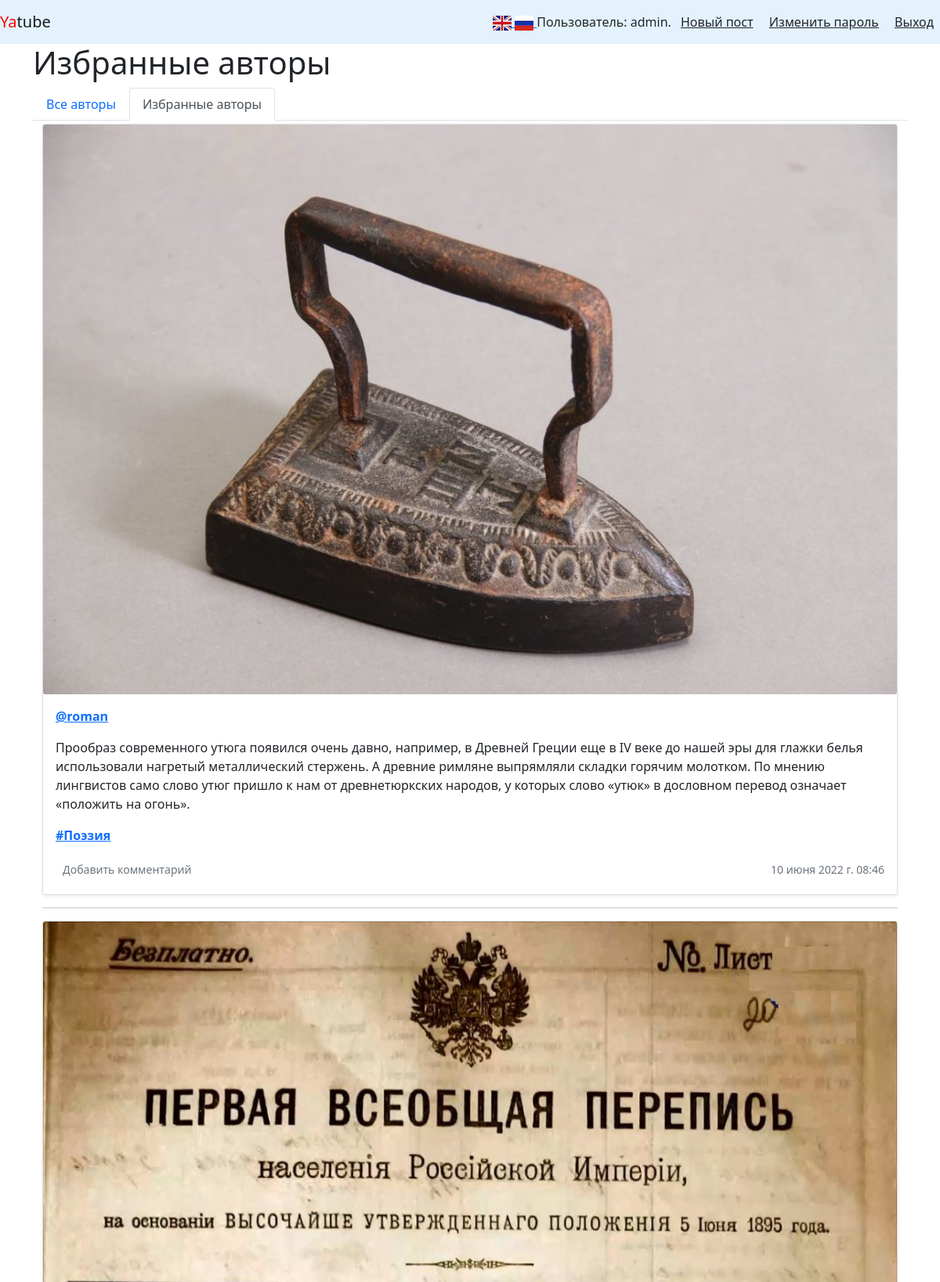
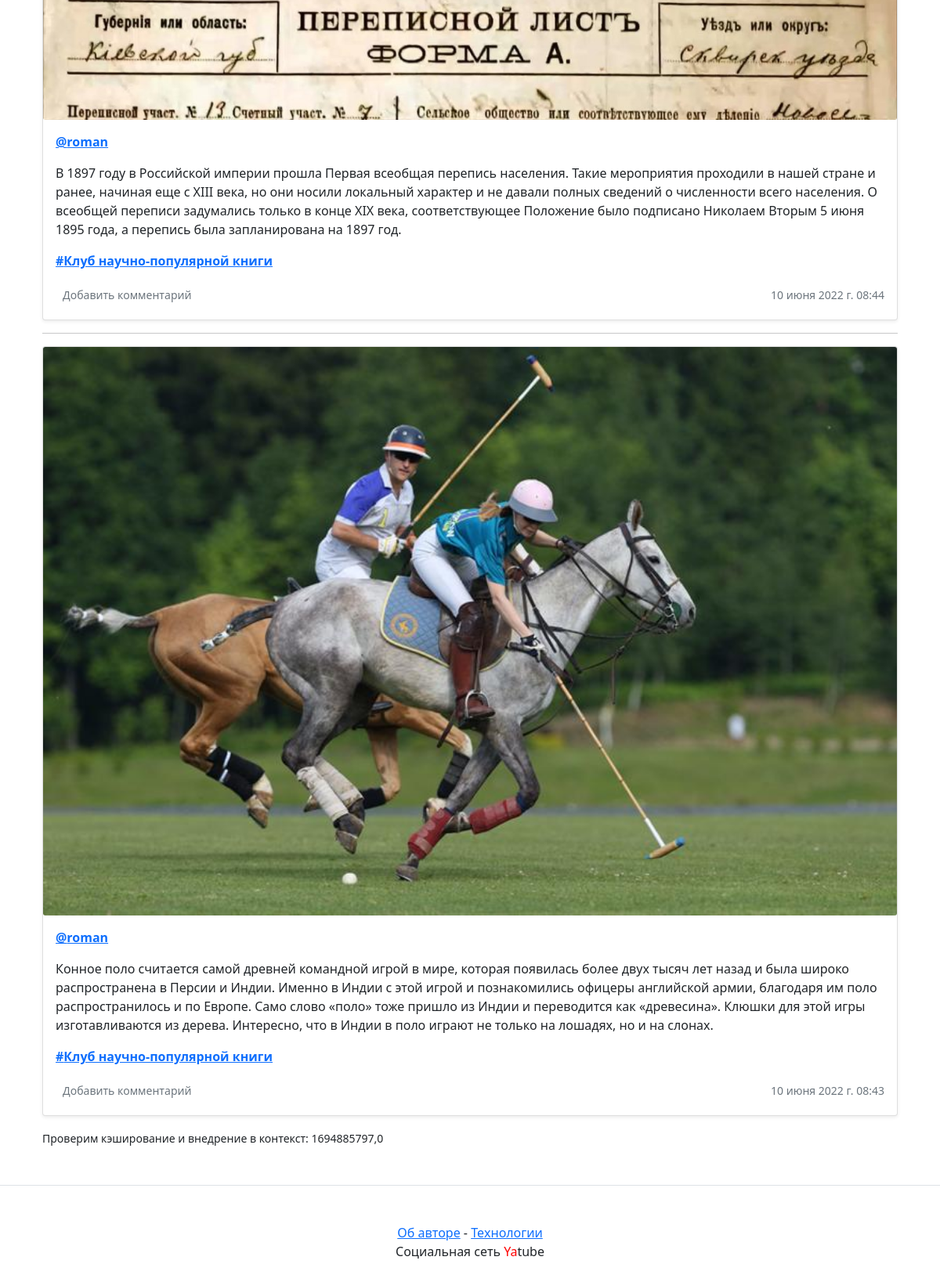
/ru/follow/ (signed in), run on the app's committed database (2 pictures, top to bottom).
### posts/models.py (models this page shows, shortened)
class Post(models.Model):
    text = models.TextField(verbose_name=_('Post text'))
    pub_date = models.DateTimeField(
        auto_now_add=True, verbose_name=_('Publication date'), db_index=True
    )
    author = models.ForeignKey(
        User,
        on_delete=models.CASCADE,
        related_name='posts',
        verbose_name=_('Author'),
    )
    group = models.ForeignKey(
        Group,
        on_delete=models.CASCADE,
        related_name='posts',
        null=True,
        blank=True,
        verbose_name=_('Community'),
    )
    image = models.ImageField(upload_to='posts/', blank=True, null=True, verbose_name=_('Image'))
    objects = models.Manager()  # The default manager.
    imaged_objects = ImagedManager()
    class Meta:
        verbose_name = _('Post')
        verbose_name_plural = _('Posts')
        ordering = ['-pub_date']

class Group(models.Model):
    title = models.CharField(max_length=200, verbose_name=_('Title'))
    slug = models.SlugField(unique=True)
    description = models.TextField(verbose_name=_('Description'))
    class Meta:
        verbose_name = _('Community')
        verbose_name_plural = _('Communities')

### posts/views.py (the view)
# urls.py: path('follow/', views.follow_index, name='follow_index'),
@login_required
def follow_index(request):
    posts = (
        Post.objects.filter(author__following__user=request.user)
        .select_related('author', 'group')
        .prefetch_related('comments')
        .all()
    )
    paginator = Paginator(posts, 10)
    page_number = request.GET.get('page')
    page = paginator.get_page(page_number)
    return render(
        request, 'follow.html', {'page': page, 'paginator': paginator}
    )

### posts/context_processors.py (called while the page is built)
def time(request):
    now = dt.datetime.now().timestamp()
    return {"time": now}

### posts/templatetags/date_filters.py (called while the page is built)
@register.filter
def datetime_ru_long(value: dt) -> str:
    if not isinstance(value, dt):
        return str(value)
    month_name = months[int(value.strftime('%m')) - 1]
    return f"{value.strftime('%d')} {month_name} {value.strftime('%Y')} г. " \
           f"{value.strftime('%H:%M')}"

### posts/templatetags/i18n_switcher.py (called while the page is built)
@register.filter
def switch_i18n(request, language):
    return switch_lang_code(request.get_full_path(), language)

### posts/templatetags/switcher_lang.py (called while the page is built)
def switch_lang_code(path, language):
    lang_codes = [c for (c, name) in settings.LANGUAGES]
    if path == '':
        raise Exception('URL path for language switch is empty')
    elif path[0] != '/':
        raise Exception('URL path for language switch does not start with "/"')
    elif language not in lang_codes:
        raise Exception('%s is not a supported language code' % language)
    parts = path.split('/')
    if parts[1] in lang_codes:
        parts[1] = language
    else:
        parts[0] = "/" + language
    return '/'.join(parts)

### templates/follow.html (shortened to what this page needs)
{% extends 'index.html' %}
{% block header %}Избранные авторы{% endblock %}
{% block menu_all_follow %}
    {% include 'include/menu.html' with follow=True %}
{% endblock %}

### templates/index.html (shortened to what this page needs)
{% extends 'base.html' %}
{% load i18n %}
{% block content %}
    <div class="container">
        {% block menu_all_follow %}{% endblock %}
        {% for post in page %}
            {% include 'include/_post.html' with post=post %}
            {% if not forloop.last %}<hr>{% endif %}
        {% endfor %}
        <small>
            Проверим кэширование и внедрение в контекст: {{ time }}
        </small>
    </div>
{% endblock %}

### templates/nav.html
{% load i18n %}
{% load i18n_switcher %}
{% load static %}
<nav class="navbar navbar-light" style="background-color: #e3f2fd;">
    <a class="navbar-brand" href="/"><span style="color:red">Ya</span>tube</a>
    <nav class="my-2 my-md-0 mr-md-3">
         <a href="{{ request|switch_i18n:'en' }}">
            <img class="i18n_flag" src="{% static 'images/flag_en.png' %}"/>
         </a>
         <a href="{{ request|switch_i18n:'ru' }}">
            <img class="i18n_flag" src="{% static 'images/flag_ru.png' %}"/>
         </a>
        {% if user.is_authenticated %}
            {% trans 'User' %}: {{ user.username }}.
            <a class="p-2 text-dark" href="{% url 'new_post' %}">{% trans 'New post' %}</a>
            <a class="p-2 text-dark" href="{% url 'password_change' %}">{% trans 'Change password' %}</a>
            <a class="p-2 text-dark" href="{% url 'logout' %}">{% trans 'Exit' %}</a>
        {% else %}
            <a class="p-2 text-dark" href="{% url 'login' %}">{% trans 'Login' %}</a> |
            <a class="p-2 text-dark" href="{% url 'signup' %}">{% trans 'Register' %}</a>
        {% endif %}
    </nav>
</nav>

### templates/include/_post.html (shortened to what this page needs)
{% load date_filters %}
{% load thumbnail %}
{% load pluralize %}
<div class="card mb-3 mt-1 shadow-sm">
    {% thumbnail post.image "960x339" crop="center" upscale=True as im %}
        <img class="card-img" src="{{ im.url }}">
    {% endthumbnail %}
    <div class="card-body">
            <p class="card-text">
                <a href="{% url 'profile' username=post.author.username %}">
                    <strong class="d-block text-gray-dark">@{{ post.author.username }}</strong>
                </a>
                <p>
                    {{ post.text|linebreaksbr }}
                </p>
                {% if post.group %}
                    <a class="card-link muted" href="{% url 'group' post.group.slug %}">
                            <strong class="d-block text-gray-dark">#{{ post.group.title }}</strong>
                    </a>
                {% endif %}
            </p>
            <div class="d-flex justify-content-between align-items-center">
                <div class="btn-group ">
                    <a class="btn btn-sm text-muted" href="{% url 'post' post.author.username post.id %}" role="button">
                        {% if post.comments.exists and request.resolver_match.url_name != 'post' %}
                            {{ post.comments.count }} {{  post.comments.count | rupluralize:'комментарий,комментария,комментариев'}}
                        {% elif request.resolver_match.url_name != 'post' %}
                            Добавить комментарий
                        {% endif %}
                    </a>
                </div>
                <small class="text-muted">{{ post.pub_date|datetime_ru_long }}</small>
            </div>
    </div>
</div>

### data on the page
Post: shows a picture, author.username "roman", text "Прообраз современного утюга появился очень давно, например, в Древней Греции еще в IV веке до нашей эры для глажки белья использовали нагретый металлический стержень. А древние римляне выпрямляли складки горячим молотком. По мнению лингвистов само слово утюг пришло к нам от древнетюркских народов, у которых слово «утюк» в дословном перевод означает «положить на огонь».", group "Поэзия", shows "Добавить комментарий", pub_date "10 июня 2022 г. 08:46"
Post: shows a picture, author.username "roman", text "В 1897 году в Российской империи прошла Первая всеобщая перепись населения. Такие мероприятия проходили в нашей стране и ранее, начиная еще с XIII века, но они носили локальный характер и не давали полных сведений о численности всего населения. О всеобщей переписи задумались только в конце XIX века, соответствующее Положение было подписано Николаем Вторым 5 июня 1895 года, а перепись была запланирована на 1897 год.", group "Клуб научно-популярной книги", shows "Добавить комментарий", pub_date "10 июня 2022 г. 08:44"
Post: shows a picture, author.username "roman", text "Конное поло считается самой древней командной игрой в мире, которая появилась более двух тысяч лет назад и была широко распространена в Персии и Индии. Именно в Индии с этой игрой и познакомились офицеры английской армии, благодаря им поло распространилось и по Европе. Само слово «поло» тоже пришло из Индии и переводится как «древесина». Клюшки для этой игры изготавливаются из дерева. Интересно, что в Индии в поло играют не только на лошадях, но и на слонах.", group "Клуб научно-популярной книги", shows "Добавить комментарий", pub_date "10 июня 2022 г. 08:43"

### other printed values
{{ user.username }} "admin"
{{ time }} "1694885797,0"
